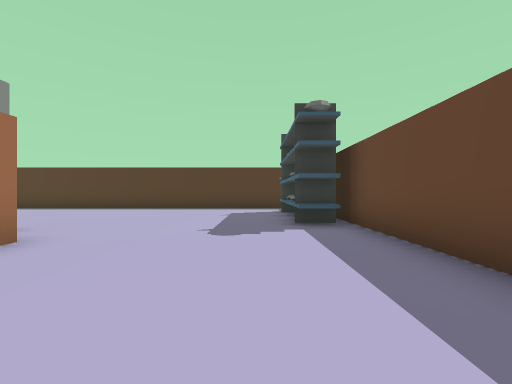
view 1 (above)

17 first-person views from a walk through a Unity game level. The camera is 0.67 m above the floor, looks level and sees 90° across. The floor is counted in squares, 1 m on a side. Each view is taken from the middle of a square. On the plan, view 1 faces up. The plan holds only what a view shows up to about 9 squares ahead; the rest is blank. The place goes on beyond the plan. Some animated figures are not drawn. Some surface patterns are stand-ins.

view 2
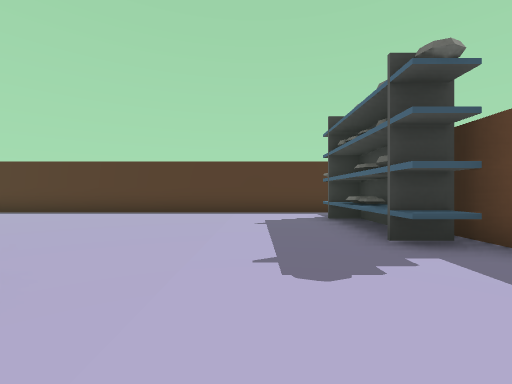

view 3
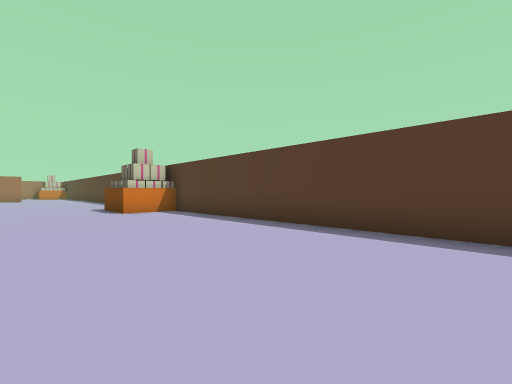

view 4
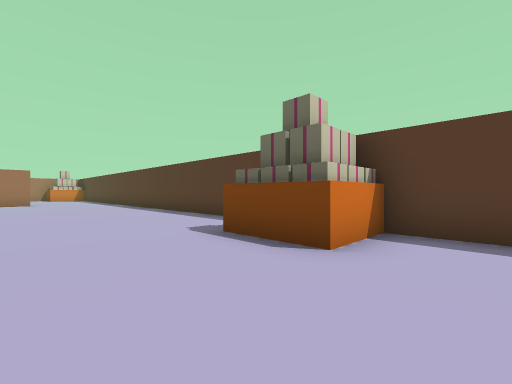

view 5
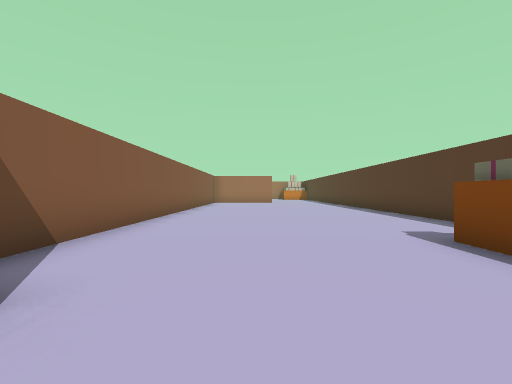

view 6
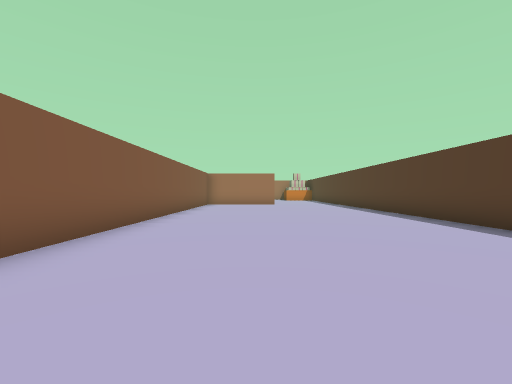

view 7
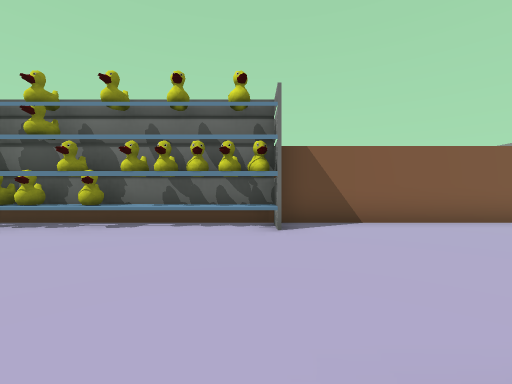

view 8
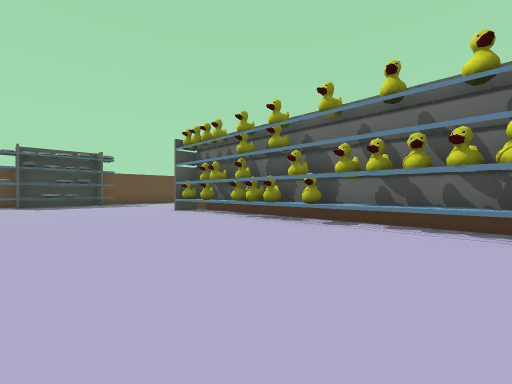

view 9
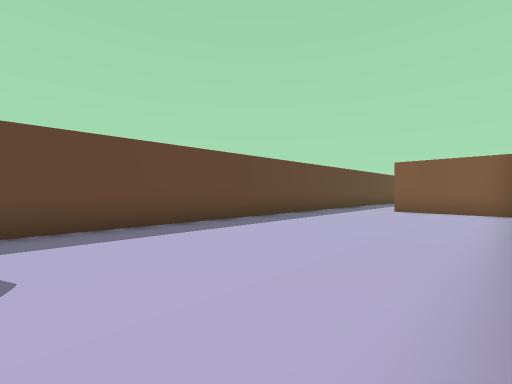

view 10
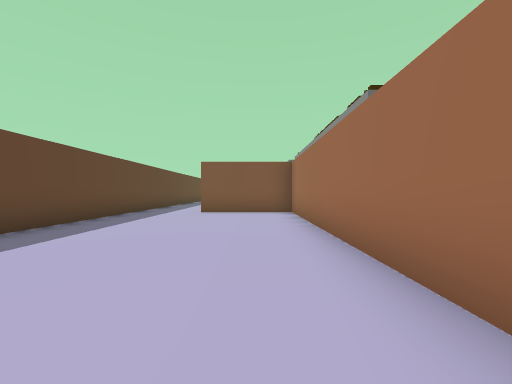

view 11
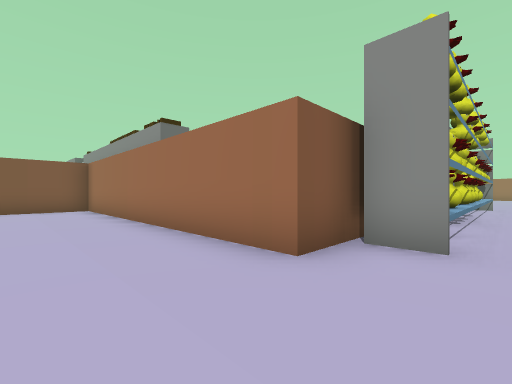

view 12
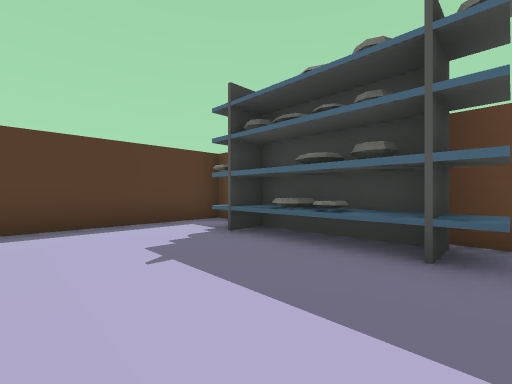

view 13
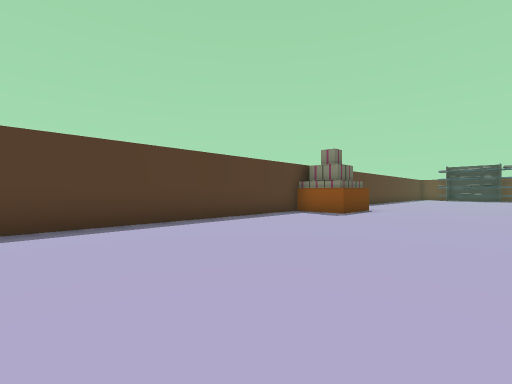

view 14
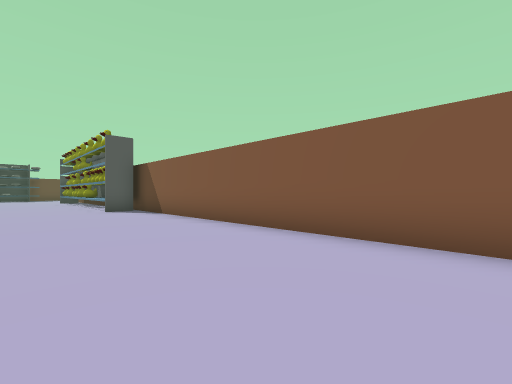

view 15
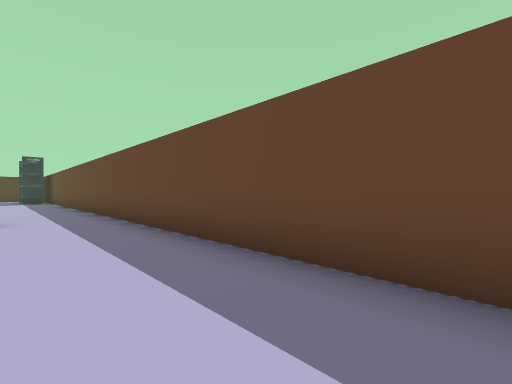

view 16
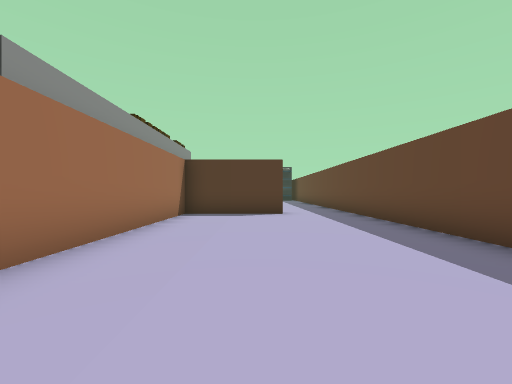

view 17
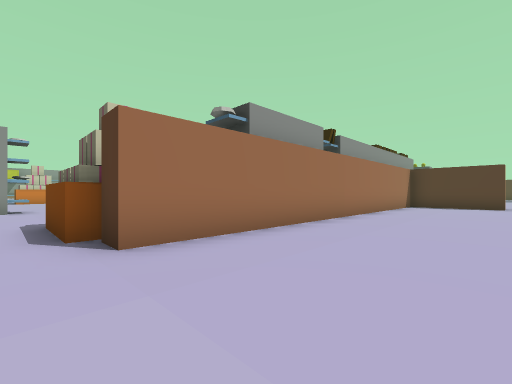

### Floor plan
Points are (right, up) in squares from view 1. A wall is a line through its corners. A room is listed if a view was taken in it or the views show most of it. See-through windows are left out.
Room 1 (views 1, 2, 3, 4, 5, 6, 7, 8, 9, 10, 11, 12, 13, 14)
walls: (-8.2, 3.7) (-7.8, 3.7); (-7.4, 3.7) (-5.5, 3.7); (-13.5, 3.8) (-13.5, 4.5) (-4.4, 4.5) (-4.4, 3.6); (-13.5, 3.7) (-8.4, 3.7); (-13.5, 8.7) (-15.5, 8.7); (2.1, 10) (2.1, 10.4) (-13.5, 10.4) (-13.5, 8.9) (-15.5, 8.9) (-15.5, 10.4) (-23, 10.4); (-23, 3.4) (-3.2, 3.4) (-3.2, -5.5) (-0.1, -5.5); (2.1, -6.5) (2.1, 6.6)
ways out: opening at (0.5, -6) to room 2
objects: shelf (1, 5) to (1, 9)
Room 2 (views 15, 16, 17)
walls: (-4.1, -18.4) (-6.1, -18.4); (-3.2, -15.5) (-3.2, -18) (-4.1, -18) (-4.1, -18.2) (-6, -18.2); (2.1, -13) (2.1, -6.5); (-0.1, -6.1) (-3.2, -6.1) (-3.2, -12.6)
ways out: opening at (0.5, -6) to room 1
objects: shelf (-11, -22) to (-11, -19); shelf (-4, -15) to (-4, -13)

Positions as (right, up) in squares from view 1, and headings:
1: (0, 0), facing up
2: (-1, 2), facing up
3: (-5, 6), facing up-left
4: (-12, 6), facing up-left
5: (-12, 6), facing left
6: (-14, 6), facing left
7: (-13, 9), facing down
8: (-13, 9), facing down-right
9: (-3, 4), facing down-right
10: (-2, 3), facing down
11: (-1, 5), facing down-left
12: (-2, 5), facing up-right
13: (-23, 5), facing up-right
14: (-23, 7), facing down-right
15: (0, -13), facing up-right
16: (-1, -14), facing up
17: (0, -19), facing up-left
